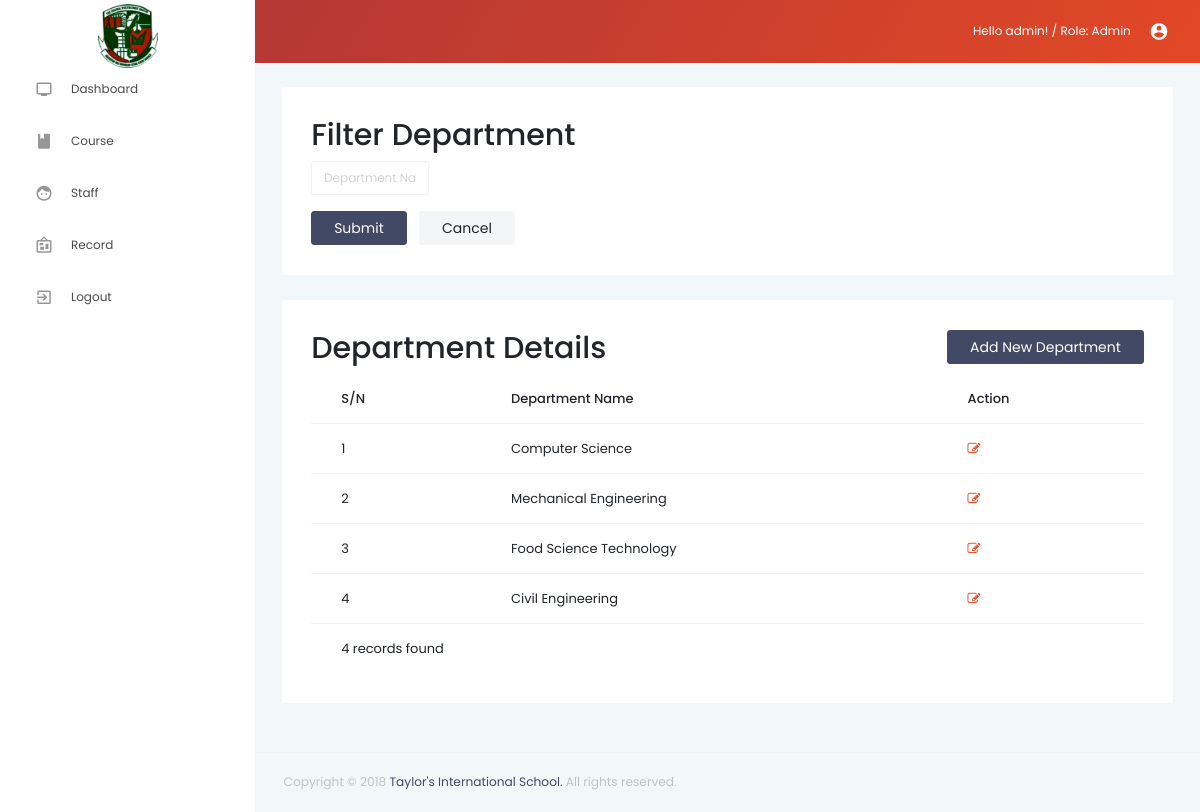
The app's page /pages_admin/ClassView.php (signed in) with its own data.
### tables this page shows
CREATE TABLE `dep` (
  `id` int(11) NOT NULL,
  `depname` varchar(300) NOT NULL
);

### pages_admin/ClassView.php (the view, shortened to what this page needs)
<!DOCTYPE html>
<?php
require_once '../db_connect.php';
?>
<html lang="en">
    <head>
        <link rel="stylesheet" href="../vendors/iconfonts/mdi/css/materialdesignicons.min.css">
        <link rel="stylesheet" href="../vendors/css/vendor.bundle.base.css">
        <link rel="stylesheet" href="../vendors/css/vendor.bundle.addons.css">
        <link rel="stylesheet" href="/record/css/font_awesome/fontawesome-4.3.0.min.css">
        <link rel="stylesheet" href="../css/style.css">
    </head>
    <body>
        <div class="container-scroller">
            <?php
            include("nav.php");
            ?>
            <div class="main-panel">
                <div class="content-wrapper">
                    <div class="row">
                        <div class="col-md-12 d-flex align-items-stretch grid-margin">
                            <div class="row flex-grow">
                                <div class="col-12">
                                    <div class="card">
                                        <div class="card-body">
                                            <div class="page-header clearfix">
                                                <h2 style="float:left">Filter Department</h2>
                                            </div>
                                            <form class="forms-sample" method="post">
                                                <div class="row">
                                                    <div class="col-md-2">
                                                        <div class="form-group">
                                                            <input type="text" class="form-control" placeholder="Department Name" name="className">
                                                        </div>
                                                    </div>
                                                </div>
                                                <button type="submit" class="btn btn-dark mr-2" name="search">Submit</button>
                                                <button class="btn btn-light" name="cancel" type="reset">Cancel</button>
                                            </form>
                                        </div>
                                    </div>
                                </div>
                            </div>
                        </div>
                    </div>
                    <div class="row">
                        <div class="col-lg-12 grid-margin stretch-card">
                            <div class="card">
                                <div class="card-body">
                                    <div class="page-header clearfix">
                                        <h2 style="float:left">Department Details</h2>
                                        <a href="ClassAdd.php" class="btn btn-dark pull-right" style="float: right">Add New Department</a>
                                    </div>
                                    <?php
                                    $sql = "SELECT * FROM dep ";
                                    $result = $conn->query($sql);
                                    $rownum = $result->num_rows;
                                    ?>
                                    <div class="table-responsive">
                                        <table id="recent-orders" class="table table-hover table-xl mb-0">
                                            <thead>
                                                <tr>
                                                    <th class="border-top-0">S/N</th>
                                                    <th class="border-top-0">Department Name</th>
                                                    <th class="border-top-0">Action</th>
                                                </tr>
                                            </thead>
                                            <tbody>
                                                <?php
                                                $i=0;
                                        while ($row = $result->fetch_assoc())
                                        { $i++;
                                            echo
                                                '<tr>
                                                    <td>'.$i.'</td>
                                                    <td>'.$row['depname'].'</td>
                                                    <td><a href="ClassUpdate.php?id='.$row['id'].'" title="Update Department" data-toggle="tooltip" class="icon"><i class="fa fa-edit icon"></i></a></td>
                                                </tr>';
                                        }
                                        echo "<tfoot class='foot'><td colspan='6'><div id='records'>".$rownum. " records found</div></td></tfoot>";
                                                ?>
                                            </tbody>
                                        </table>
                                    </div>
                                </div>
                            </div>
                        </div>
                    </div>
                </div>
                <?php
                include("../footer.php");
                ?>
            </div>
        </div>
    </body>
</html>

### pages_admin/ClassView.php (style rules this page uses)
.icon { color: #e24826; }

### records on screen
dep: depname "Computer Science"
dep: depname "Mechanical Engineering"
dep: depname "Food Science Technology"
dep: depname "Civil Engineering"

### other values on screen
$_SESSION["username"] "admin"
$_SESSION["role"] "Admin"
$rownum "4"
